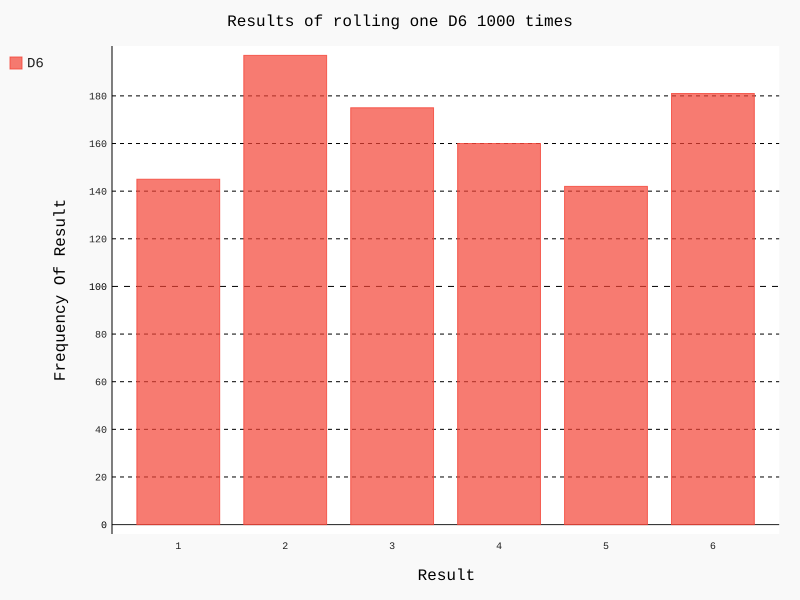

This figure's Python source:
import pygal
from Die_roll import Die

#   Create a D6

die = Die()

#   Make some rolls, and store results in a list.
results = []

for roll_num in range(1000):
    result = die.roll()
    results.append(result)

    # Analyze the results
    frequencies = []
    for value in range(1, die.num_sides+1):
        frequency = results.count(value)
        frequencies.append(frequency)

#  Visualize the results
hist = pygal.Bar()
hist.force_uri_protocol = "http"

hist.title = "Results of rolling one D6 1000 times"
hist.x_labels = ["1", "2", "3", "4", "5", "6"]
hist.x_title = "Result"
hist.y_title = "Frequency Of Result"

hist.add("D6", frequencies)
hist.render_to_file("die_visual.svg")
print(frequencies)
